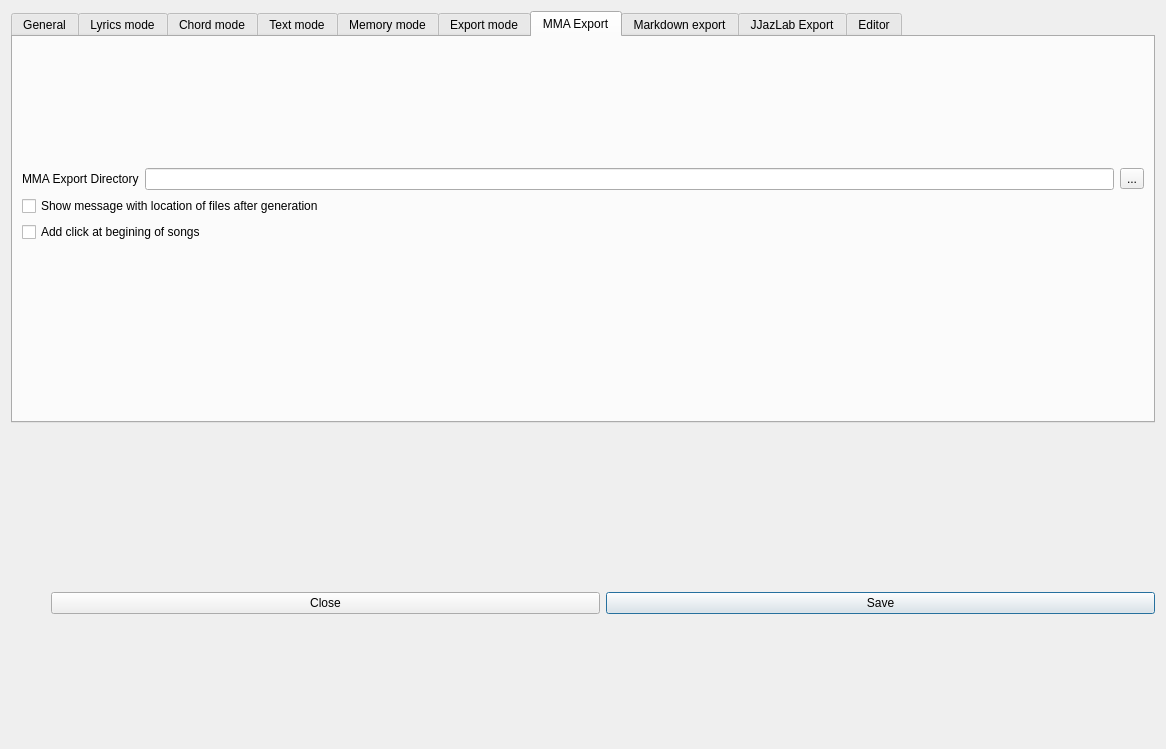
<?xml version="1.0" encoding="UTF-8"?>
<ui version="4.0">
 <class>DialogConfiguration</class>
 <widget class="QDialog" name="DialogConfiguration">
  <property name="geometry">
   <rect>
    <x>0</x>
    <y>0</y>
    <width>1166</width>
    <height>749</height>
   </rect>
  </property>
  <property name="windowTitle">
   <string>Configuration</string>
  </property>
  <layout class="QVBoxLayout" name="verticalLayout_18">
   <item>
    <layout class="QVBoxLayout" name="verticalLayout_9">
     <item>
      <widget class="QTabWidget" name="tabWidget">
       <property name="toolTip">
        <string>&lt;html&gt;&lt;head/&gt;&lt;body&gt;&lt;p&gt;Allow to set general informations as default artist, default compositor, user interface language, unit &lt;/p&gt;&lt;/body&gt;&lt;/html&gt;</string>
       </property>
       <property name="currentIndex">
        <number>6</number>
       </property>
       <widget class="QWidget" name="GeneralConfig">
        <attribute name="title">
         <string>General</string>
        </attribute>
        <layout class="QVBoxLayout" name="verticalLayout_15">
         <item>
          <layout class="QHBoxLayout" name="horizontalLayout_5">
           <item>
            <layout class="QVBoxLayout" name="verticalLayout_10">
             <item>
              <layout class="QHBoxLayout" name="horizontalLayout_4">
               <item>
                <layout class="QVBoxLayout" name="verticalLayout_8">
                 <item>
                  <widget class="QLabel" name="labelInterfaceLanguage">
                   <property name="text">
                    <string> Interface language</string>
                   </property>
                  </widget>
                 </item>
                 <item>
                  <widget class="QLabel" name="labelUnit">
                   <property name="text">
                    <string>Preferred units</string>
                   </property>
                  </widget>
                 </item>
                 <item>
                  <widget class="QLabel" name="labelPDFReaderName">
                   <property name="text">
                    <string>PDF Reader program</string>
                   </property>
                  </widget>
                 </item>
                 <item>
                  <widget class="QCheckBox" name="checkBoxInternalPDFReader">
                   <property name="text">
                    <string>Internal PDF reader</string>
                   </property>
                   <property name="checked">
                    <bool>true</bool>
                   </property>
                  </widget>
                 </item>
                 <item>
                  <widget class="QLabel" name="labelArtistName">
                   <property name="text">
                    <string>Default artist name</string>
                   </property>
                  </widget>
                 </item>
                 <item>
                  <widget class="QLabel" name="labelComposerName">
                   <property name="text">
                    <string>Default composer name</string>
                   </property>
                  </widget>
                 </item>
                 <item>
                  <widget class="QLabel" name="labelLyricistName">
                   <property name="text">
                    <string>Default lyricist name</string>
                   </property>
                  </widget>
                 </item>
                 <item>
                  <widget class="QLabel" name="labelArrangerName">
                   <property name="text">
                    <string>Default arranger name</string>
                   </property>
                  </widget>
                 </item>
                 <item>
                  <widget class="QLabel" name="labelChordTextColor">
                   <property name="text">
                    <string>Chord text color</string>
                   </property>
                  </widget>
                 </item>
                 <item>
                  <widget class="QLabel" name="labelTagsXColor">
                   <property name="text">
                    <string>Tags text color</string>
                   </property>
                  </widget>
                 </item>
                </layout>
               </item>
               <item>
                <layout class="QVBoxLayout" name="verticalLayout_2">
                 <item>
                  <widget class="QComboBox" name="comboBoxInterfaceLanguage"/>
                 </item>
                 <item>
                  <widget class="QComboBox" name="comboBoxUnit">
                   <item>
                    <property name="text">
                     <string>mm</string>
                    </property>
                   </item>
                   <item>
                    <property name="text">
                     <string>cm</string>
                    </property>
                   </item>
                   <item>
                    <property name="text">
                     <string>in</string>
                    </property>
                   </item>
                  </widget>
                 </item>
                 <item>
                  <layout class="QHBoxLayout" name="horizontalLayout_3">
                   <item>
                    <widget class="QLineEdit" name="lineEditPDFReaderName"/>
                   </item>
                   <item>
                    <widget class="QToolButton" name="toolButtonPDFReaderName">
                     <property name="text">
                      <string>...</string>
                     </property>
                    </widget>
                   </item>
                  </layout>
                 </item>
                 <item>
                  <widget class="QLabel" name="label">
                   <property name="text">
                    <string/>
                   </property>
                  </widget>
                 </item>
                 <item>
                  <widget class="QLineEdit" name="lineEditArtistName"/>
                 </item>
                 <item>
                  <widget class="QLineEdit" name="lineEditComposerName"/>
                 </item>
                 <item>
                  <widget class="QLineEdit" name="lineEditLyricistName"/>
                 </item>
                 <item>
                  <widget class="QLineEdit" name="lineEditArrangerName"/>
                 </item>
                 <item>
                  <widget class="ColorButton" name="toolButtonChordTextColor">
                   <property name="text">
                    <string>...</string>
                   </property>
                  </widget>
                 </item>
                 <item>
                  <widget class="ColorButton" name="toolButtonTagsTextColor">
                   <property name="text">
                    <string>...</string>
                   </property>
                  </widget>
                 </item>
                </layout>
               </item>
              </layout>
             </item>
             <item>
              <spacer name="verticalSpacer">
               <property name="orientation">
                <enum>Qt::Orientation::Vertical</enum>
               </property>
               <property name="sizeHint" stdset="0">
                <size>
                 <width>20</width>
                 <height>40</height>
                </size>
               </property>
              </spacer>
             </item>
            </layout>
           </item>
           <item>
            <spacer name="horizontalSpacer_2">
             <property name="orientation">
              <enum>Qt::Orientation::Vertical</enum>
             </property>
             <property name="sizeHint" stdset="0">
              <size>
               <width>40</width>
               <height>20</height>
              </size>
             </property>
            </spacer>
           </item>
          </layout>
         </item>
        </layout>
       </widget>
       <widget class="QWidget" name="LyricsMode">
        <attribute name="title">
         <string>Lyrics mode</string>
        </attribute>
        <layout class="QVBoxLayout" name="verticalLayout_3">
         <item>
          <widget class="LyricsConfig" name="lyricsConfig" native="true"/>
         </item>
        </layout>
       </widget>
       <widget class="QWidget" name="ChordModeConfig">
        <attribute name="title">
         <string>Chord mode</string>
        </attribute>
        <layout class="QVBoxLayout" name="verticalLayout_4">
         <item>
          <widget class="ChordConfig" name="chordConfig" native="true"/>
         </item>
        </layout>
       </widget>
       <widget class="QWidget" name="TextModeConfig">
        <attribute name="title">
         <string>Text mode</string>
        </attribute>
        <layout class="QVBoxLayout" name="verticalLayout_5">
         <item>
          <widget class="TextConfig" name="textConfig" native="true"/>
         </item>
        </layout>
       </widget>
       <widget class="QWidget" name="MemoryModeConfig">
        <attribute name="title">
         <string>Memory mode</string>
        </attribute>
        <layout class="QVBoxLayout" name="verticalLayout_11">
         <item>
          <layout class="QHBoxLayout" name="horizontalLayout_2">
           <item>
            <layout class="QVBoxLayout" name="verticalLayout_6">
             <item>
              <widget class="FormMemoryInfo" name="widgetMemory" native="true"/>
             </item>
             <item>
              <spacer name="verticalSpacer_2">
               <property name="orientation">
                <enum>Qt::Orientation::Vertical</enum>
               </property>
               <property name="sizeHint" stdset="0">
                <size>
                 <width>20</width>
                 <height>40</height>
                </size>
               </property>
              </spacer>
             </item>
            </layout>
           </item>
           <item>
            <spacer name="horizontalSpacer_3">
             <property name="orientation">
              <enum>Qt::Orientation::Vertical</enum>
             </property>
             <property name="sizeHint" stdset="0">
              <size>
               <width>40</width>
               <height>20</height>
              </size>
             </property>
            </spacer>
           </item>
          </layout>
         </item>
        </layout>
       </widget>
       <widget class="QWidget" name="ExportModeConfig">
        <attribute name="title">
         <string>Export mode</string>
        </attribute>
        <layout class="QVBoxLayout" name="verticalLayout_14">
         <item>
          <layout class="QHBoxLayout" name="horizontalLayout_14">
           <item>
            <widget class="QLabel" name="labelExplanation">
             <property name="text">
              <string>You can define export process to web page for example or other format needed</string>
             </property>
            </widget>
           </item>
           <item>
            <widget class="QPushButton" name="pushButtonLoadFormat">
             <property name="text">
              <string>Load</string>
             </property>
            </widget>
           </item>
           <item>
            <widget class="QPushButton" name="pushButtonSaveDefaultFormat">
             <property name="text">
              <string>Save  as default</string>
             </property>
            </widget>
           </item>
           <item>
            <widget class="QPushButton" name="pushButtonSaveFormat">
             <property name="text">
              <string>Save </string>
             </property>
            </widget>
           </item>
          </layout>
         </item>
         <item>
          <widget class="QScrollArea" name="scrollArea">
           <property name="widgetResizable">
            <bool>true</bool>
           </property>
           <widget class="QWidget" name="scrollAreaWidgetContents">
            <property name="geometry">
             <rect>
              <x>0</x>
              <y>0</y>
              <width>1108</width>
              <height>1038</height>
             </rect>
            </property>
            <layout class="QVBoxLayout" name="verticalLayout_13">
             <item>
              <widget class="QSplitter" name="splitter">
               <property name="orientation">
                <enum>Qt::Orientation::Horizontal</enum>
               </property>
               <widget class="QWidget" name="layoutWidget">
                <layout class="QVBoxLayout" name="verticalLayout_22">
                 <item>
                  <widget class="QLabel" name="labelCovertTitle">
                   <property name="text">
                    <string>Cover title ($cover_title)</string>
                   </property>
                  </widget>
                 </item>
                 <item>
                  <widget class="QLabel" name="labelCoverSubtitle">
                   <property name="text">
                    <string>Covert subtitle ($covert_subtitle)</string>
                   </property>
                  </widget>
                 </item>
                 <item>
                  <widget class="QLabel" name="labelTitle">
                   <property name="text">
                    <string>Title ($title)</string>
                   </property>
                  </widget>
                 </item>
                 <item>
                  <widget class="QLabel" name="labelsubtitle">
                   <property name="text">
                    <string>Subtitle ($subtitle)</string>
                   </property>
                  </widget>
                 </item>
                 <item>
                  <widget class="QLabel" name="labelCopyright">
                   <property name="text">
                    <string>Copyright ($copyright)</string>
                   </property>
                  </widget>
                 </item>
                 <item>
                  <widget class="QLabel" name="labelVersion">
                   <property name="text">
                    <string>Version ($version)</string>
                   </property>
                  </widget>
                 </item>
                 <item>
                  <widget class="QLabel" name="labelTempo">
                   <property name="text">
                    <string>Tempo ($tempo)</string>
                   </property>
                  </widget>
                 </item>
                 <item>
                  <widget class="QLabel" name="labelColumns">
                   <property name="text">
                    <string>Columns ($columns)</string>
                   </property>
                  </widget>
                 </item>
                 <item>
                  <widget class="QLabel" name="labelTime">
                   <property name="text">
                    <string>Time ($time)</string>
                   </property>
                  </widget>
                 </item>
                 <item>
                  <widget class="QLabel" name="labelColumnBreak">
                   <property name="text">
                    <string>Column break ($column_break)</string>
                   </property>
                  </widget>
                 </item>
                 <item>
                  <widget class="QLabel" name="labelStartOfSolo">
                   <property name="text">
                    <string>Start of solo ($start_of_solo)</string>
                   </property>
                  </widget>
                 </item>
                 <item>
                  <widget class="QLabel" name="labelEndOfSolo">
                   <property name="text">
                    <string>End of solo ($end_of_solo)</string>
                   </property>
                  </widget>
                 </item>
                 <item>
                  <widget class="QLabel" name="labelStartOfChorus">
                   <property name="text">
                    <string>Start of chorus ($start_of_chorus)</string>
                   </property>
                  </widget>
                 </item>
                 <item>
                  <widget class="QLabel" name="labelEndOfChorus">
                   <property name="text">
                    <string>End of chorus ($end_of_chorus)</string>
                   </property>
                  </widget>
                 </item>
                 <item>
                  <widget class="QLabel" name="labelStartOfVerse">
                   <property name="text">
                    <string>Start of verse ($start_of_verse)</string>
                   </property>
                  </widget>
                 </item>
                 <item>
                  <widget class="QLabel" name="labelEndOfVerse">
                   <property name="text">
                    <string>End of verse ($end_of_verse)</string>
                   </property>
                  </widget>
                 </item>
                 <item>
                  <widget class="QLabel" name="labelStartOfGrid">
                   <property name="text">
                    <string>Start of grid ($start_of_grid)</string>
                   </property>
                  </widget>
                 </item>
                 <item>
                  <widget class="QLabel" name="labelEndOfGrid">
                   <property name="text">
                    <string>End of grid ($end_of_grid)</string>
                   </property>
                  </widget>
                 </item>
                 <item>
                  <widget class="QLabel" name="labelNewPage">
                   <property name="text">
                    <string>New page ($new_page)</string>
                   </property>
                  </widget>
                 </item>
                 <item>
                  <widget class="QLabel" name="labelComposer">
                   <property name="text">
                    <string>Composer ($composer)</string>
                   </property>
                  </widget>
                 </item>
                 <item>
                  <widget class="QLabel" name="labelLyricist">
                   <property name="text">
                    <string>Lyricist ($lyricist)</string>
                   </property>
                  </widget>
                 </item>
                 <item>
                  <widget class="QLabel" name="labelArranger">
                   <property name="text">
                    <string>Arranger ($arranger)</string>
                   </property>
                  </widget>
                 </item>
                 <item>
                  <widget class="QLabel" name="labelArtist">
                   <property name="text">
                    <string>Artist ($artist)</string>
                   </property>
                  </widget>
                 </item>
                 <item>
                  <widget class="QLabel" name="labelAlbum">
                   <property name="text">
                    <string>Album ($album)</string>
                   </property>
                  </widget>
                 </item>
                 <item>
                  <widget class="QLabel" name="labelYear">
                   <property name="text">
                    <string>Year ($year)</string>
                   </property>
                  </widget>
                 </item>
                 <item>
                  <widget class="QLabel" name="labelDuration">
                   <property name="text">
                    <string>Duration ($duration)</string>
                   </property>
                  </widget>
                 </item>
                 <item>
                  <widget class="QLabel" name="labelKey">
                   <property name="text">
                    <string>Key ($key)</string>
                   </property>
                  </widget>
                 </item>
                 <item>
                  <widget class="QLabel" name="labelNewSong">
                   <property name="text">
                    <string>New Song ($new_song)</string>
                   </property>
                  </widget>
                 </item>
                 <item>
                  <widget class="QLabel" name="labelAutomaticallyAddedAtBeginOfPage">
                   <property name="text">
                    <string>AutomaticallyAddedAtBeginOfPage ($automatically_..._of_page)</string>
                   </property>
                  </widget>
                 </item>
                 <item>
                  <widget class="QLabel" name="labelAutomaticallyAddedAtEndOfPage">
                   <property name="text">
                    <string>AutomaticallyAddedAtEndOfPage ($automatically_..._of_page)</string>
                   </property>
                  </widget>
                 </item>
                 <item>
                  <widget class="QLabel" name="labelAutomaticallyAddedAtBeginOfDocument">
                   <property name="text">
                    <string>AutomaticallyAddedAtBeginOfDocument ($automatically_.._of_document)</string>
                   </property>
                  </widget>
                 </item>
                 <item>
                  <widget class="QLabel" name="labelAutomaticallyAddedAtEndOfDocument">
                   <property name="text">
                    <string>AutomaticallyAddedAtEnOfDocument ($automatically_..._document)</string>
                   </property>
                  </widget>
                 </item>
                </layout>
               </widget>
               <widget class="QWidget" name="layoutWidget">
                <layout class="QVBoxLayout" name="verticalLayout_12">
                 <item>
                  <widget class="QLineEdit" name="lineEditcover_title">
                   <property name="text">
                    <string/>
                   </property>
                  </widget>
                 </item>
                 <item>
                  <widget class="QLineEdit" name="lineEditcover_subtitle">
                   <property name="text">
                    <string/>
                   </property>
                  </widget>
                 </item>
                 <item>
                  <widget class="QLineEdit" name="lineEdittitle">
                   <property name="text">
                    <string/>
                   </property>
                  </widget>
                 </item>
                 <item>
                  <widget class="QLineEdit" name="lineEditsubtitle">
                   <property name="text">
                    <string/>
                   </property>
                  </widget>
                 </item>
                 <item>
                  <widget class="QLineEdit" name="lineEditcopyright">
                   <property name="text">
                    <string/>
                   </property>
                  </widget>
                 </item>
                 <item>
                  <widget class="QLineEdit" name="lineEditversion">
                   <property name="text">
                    <string/>
                   </property>
                  </widget>
                 </item>
                 <item>
                  <widget class="QLineEdit" name="lineEdittempo">
                   <property name="text">
                    <string/>
                   </property>
                  </widget>
                 </item>
                 <item>
                  <widget class="QLineEdit" name="lineEditcolumns">
                   <property name="text">
                    <string/>
                   </property>
                  </widget>
                 </item>
                 <item>
                  <widget class="QLineEdit" name="lineEdittime">
                   <property name="text">
                    <string/>
                   </property>
                  </widget>
                 </item>
                 <item>
                  <widget class="QLineEdit" name="lineEditcolumn_break">
                   <property name="text">
                    <string/>
                   </property>
                  </widget>
                 </item>
                 <item>
                  <widget class="QLineEdit" name="lineEditstart_of_solo"/>
                 </item>
                 <item>
                  <widget class="QLineEdit" name="lineEditend_of_solo"/>
                 </item>
                 <item>
                  <widget class="QLineEdit" name="lineEditstart_of_chorus"/>
                 </item>
                 <item>
                  <widget class="QLineEdit" name="lineEditend_of_chorus"/>
                 </item>
                 <item>
                  <widget class="QLineEdit" name="lineEditstart_of_verse"/>
                 </item>
                 <item>
                  <widget class="QLineEdit" name="lineEditend_of_verse"/>
                 </item>
                 <item>
                  <widget class="QLineEdit" name="lineEditstart_of_grid"/>
                 </item>
                 <item>
                  <widget class="QLineEdit" name="lineEditend_of_grid"/>
                 </item>
                 <item>
                  <widget class="QLineEdit" name="lineEditnew_page"/>
                 </item>
                 <item>
                  <widget class="QLineEdit" name="lineEditcomposer"/>
                 </item>
                 <item>
                  <widget class="QLineEdit" name="lineEditlyricist"/>
                 </item>
                 <item>
                  <widget class="QLineEdit" name="lineEditarranger"/>
                 </item>
                 <item>
                  <widget class="QLineEdit" name="lineEditartist"/>
                 </item>
                 <item>
                  <widget class="QLineEdit" name="lineEditalbum"/>
                 </item>
                 <item>
                  <widget class="QLineEdit" name="lineEdityear"/>
                 </item>
                 <item>
                  <widget class="QLineEdit" name="lineEditduration"/>
                 </item>
                 <item>
                  <widget class="QLineEdit" name="lineEditkey"/>
                 </item>
                 <item>
                  <widget class="QLineEdit" name="lineEditnew_song"/>
                 </item>
                 <item>
                  <widget class="QLineEdit" name="lineEditautomatically_added_at_begin_of_page"/>
                 </item>
                 <item>
                  <widget class="QLineEdit" name="lineEditautomatically_added_at_end_of_Page"/>
                 </item>
                 <item>
                  <widget class="QLineEdit" name="lineEditautomatically_added_at_begin_of_document"/>
                 </item>
                 <item>
                  <widget class="QLineEdit" name="lineEditautomatically_added_at_and_of_document"/>
                 </item>
                </layout>
               </widget>
              </widget>
             </item>
            </layout>
           </widget>
          </widget>
         </item>
        </layout>
       </widget>
       <widget class="QWidget" name="MMAConfig">
        <attribute name="title">
         <string>MMA Export</string>
        </attribute>
        <layout class="QHBoxLayout" name="horizontalLayout_11">
         <item>
          <layout class="QVBoxLayout" name="verticalLayout_24">
           <item>
            <spacer name="verticalSpacer_7">
             <property name="orientation">
              <enum>Qt::Orientation::Vertical</enum>
             </property>
             <property name="sizeHint" stdset="0">
              <size>
               <width>20</width>
               <height>40</height>
              </size>
             </property>
            </spacer>
           </item>
           <item>
            <layout class="QVBoxLayout" name="verticalLayout_23">
             <item>
              <layout class="QHBoxLayout" name="horizontalLayout_10">
               <item>
                <widget class="QLabel" name="labelMMA">
                 <property name="text">
                  <string>MMA Export Directory</string>
                 </property>
                </widget>
               </item>
               <item>
                <widget class="QLineEdit" name="lineEditMMA"/>
               </item>
               <item>
                <widget class="QToolButton" name="toolButtonMMA">
                 <property name="text">
                  <string>...</string>
                 </property>
                </widget>
               </item>
              </layout>
             </item>
             <item>
              <layout class="QVBoxLayout" name="verticalLayout_21">
               <item>
                <widget class="QCheckBox" name="checkBoxMMAExportShowDir">
                 <property name="text">
                  <string>Show message with location of files after generation </string>
                 </property>
                </widget>
               </item>
               <item>
                <widget class="QCheckBox" name="checkBoxAddStartTempo">
                 <property name="text">
                  <string>Add click at begining of songs</string>
                 </property>
                </widget>
               </item>
               <item>
                <spacer name="horizontalSpacer_6">
                 <property name="orientation">
                  <enum>Qt::Orientation::Vertical</enum>
                 </property>
                 <property name="sizeHint" stdset="0">
                  <size>
                   <width>40</width>
                   <height>20</height>
                  </size>
                 </property>
                </spacer>
               </item>
              </layout>
             </item>
            </layout>
           </item>
           <item>
            <spacer name="verticalSpacer_8">
             <property name="orientation">
              <enum>Qt::Orientation::Vertical</enum>
             </property>
             <property name="sizeHint" stdset="0">
              <size>
               <width>20</width>
               <height>40</height>
              </size>
             </property>
            </spacer>
           </item>
          </layout>
         </item>
        </layout>
       </widget>
       <widget class="QWidget" name="MarkDownConfig">
        <attribute name="title">
         <string>Markdown export</string>
        </attribute>
        <layout class="QVBoxLayout" name="verticalLayout_17">
         <item>
          <layout class="QVBoxLayout" name="verticalLayout_16">
           <item>
            <widget class="QCheckBox" name="checkBoxSpitInSeparateFilesMarkDown">
             <property name="text">
              <string>Split in separate files</string>
             </property>
            </widget>
           </item>
           <item>
            <layout class="QHBoxLayout" name="horizontalLayout_6">
             <item>
              <widget class="QLabel" name="label_2">
               <property name="text">
                <string>Destination directory</string>
               </property>
              </widget>
             </item>
             <item>
              <widget class="QLineEdit" name="lineEditDestinationDirectoryMarkDown"/>
             </item>
             <item>
              <widget class="QToolButton" name="toolButtonDestinationDirectoryMarkDown">
               <property name="text">
                <string>...</string>
               </property>
              </widget>
             </item>
            </layout>
           </item>
           <item>
            <layout class="QHBoxLayout" name="horizontalLayout_8">
             <item>
              <widget class="QLabel" name="labelDirectortyWthMusicFiles">
               <property name="text">
                <string>Directory layout/partials/sidebar</string>
               </property>
              </widget>
             </item>
             <item>
              <widget class="QLineEdit" name="lineEditDirectoryWithMusicFilesMarkdown"/>
             </item>
             <item>
              <widget class="QToolButton" name="toolButtonDirectiyWithMusicFilesMArkDown">
               <property name="text">
                <string>...</string>
               </property>
              </widget>
             </item>
            </layout>
           </item>
           <item>
            <widget class="QCheckBox" name="checkBoxMarkDownExportShowDir">
             <property name="text">
              <string>Show message with location of files after generation </string>
             </property>
            </widget>
           </item>
           <item>
            <spacer name="verticalSpacer_3">
             <property name="orientation">
              <enum>Qt::Orientation::Vertical</enum>
             </property>
             <property name="sizeHint" stdset="0">
              <size>
               <width>20</width>
               <height>40</height>
              </size>
             </property>
            </spacer>
           </item>
          </layout>
         </item>
        </layout>
       </widget>
       <widget class="QWidget" name="JJazzLab">
        <attribute name="title">
         <string>JJazLab Export</string>
        </attribute>
        <layout class="QVBoxLayout" name="verticalLayout_20">
         <item>
          <layout class="QHBoxLayout" name="horizontalLayout_9">
           <item>
            <spacer name="horizontalSpacer_4">
             <property name="orientation">
              <enum>Qt::Orientation::Vertical</enum>
             </property>
             <property name="sizeHint" stdset="0">
              <size>
               <width>40</width>
               <height>20</height>
              </size>
             </property>
            </spacer>
           </item>
           <item>
            <layout class="QVBoxLayout" name="verticalLayout_19">
             <item>
              <spacer name="verticalSpacer_5">
               <property name="orientation">
                <enum>Qt::Orientation::Vertical</enum>
               </property>
               <property name="sizeHint" stdset="0">
                <size>
                 <width>20</width>
                 <height>40</height>
                </size>
               </property>
              </spacer>
             </item>
             <item>
              <layout class="QHBoxLayout" name="horizontalLayout_7">
               <item>
                <widget class="QLabel" name="labelJazzLab">
                 <property name="text">
                  <string>Directory to export JJazzLab files :</string>
                 </property>
                </widget>
               </item>
               <item>
                <widget class="QLineEdit" name="lineEditJazzLab"/>
               </item>
               <item>
                <widget class="QToolButton" name="JazzLabToolButton">
                 <property name="text">
                  <string>...</string>
                 </property>
                </widget>
               </item>
              </layout>
             </item>
             <item>
              <widget class="QCheckBox" name="checkBoxGetJjazzLabShowDir">
               <property name="text">
                <string>Show message with location of files after generation </string>
               </property>
              </widget>
             </item>
             <item>
              <spacer name="verticalSpacer_6">
               <property name="orientation">
                <enum>Qt::Orientation::Vertical</enum>
               </property>
               <property name="sizeHint" stdset="0">
                <size>
                 <width>20</width>
                 <height>40</height>
                </size>
               </property>
              </spacer>
             </item>
            </layout>
           </item>
           <item>
            <spacer name="horizontalSpacer_5">
             <property name="orientation">
              <enum>Qt::Orientation::Vertical</enum>
             </property>
             <property name="sizeHint" stdset="0">
              <size>
               <width>40</width>
               <height>20</height>
              </size>
             </property>
            </spacer>
           </item>
          </layout>
         </item>
        </layout>
       </widget>
       <widget class="QWidget" name="EditorConfig">
        <attribute name="title">
         <string>Editor</string>
        </attribute>
        <layout class="QVBoxLayout" name="verticalLayout_7">
         <item>
          <widget class="QWidget" name="widget" native="true">
           <layout class="QVBoxLayout" name="verticalLayout">
            <item>
             <widget class="QCheckBox" name="checkBoxOpenLastFileOnStart">
              <property name="text">
               <string>Open last file on start </string>
              </property>
             </widget>
            </item>
           </layout>
          </widget>
         </item>
        </layout>
       </widget>
      </widget>
     </item>
     <item>
      <spacer name="verticalSpacer_4">
       <property name="orientation">
        <enum>Qt::Orientation::Vertical</enum>
       </property>
       <property name="sizeHint" stdset="0">
        <size>
         <width>20</width>
         <height>40</height>
        </size>
       </property>
      </spacer>
     </item>
    </layout>
   </item>
   <item>
    <layout class="QHBoxLayout" name="horizontalLayout">
     <item>
      <spacer name="horizontalSpacer">
       <property name="orientation">
        <enum>Qt::Orientation::Vertical</enum>
       </property>
       <property name="sizeHint" stdset="0">
        <size>
         <width>40</width>
         <height>20</height>
        </size>
       </property>
      </spacer>
     </item>
     <item>
      <widget class="QPushButton" name="pushButtonClose">
       <property name="text">
        <string>Close</string>
       </property>
      </widget>
     </item>
     <item>
      <widget class="QPushButton" name="pushButtonSave">
       <property name="text">
        <string>Save</string>
       </property>
       <property name="default">
        <bool>true</bool>
       </property>
      </widget>
     </item>
    </layout>
   </item>
  </layout>
 </widget>
 <customwidgets>
  <customwidget>
   <class>LyricsConfig</class>
   <extends>QWidget</extends>
   <header>lyricsconfig.h</header>
   <container>1</container>
  </customwidget>
  <customwidget>
   <class>ChordConfig</class>
   <extends>QWidget</extends>
   <header>chordconfig.h</header>
   <container>1</container>
  </customwidget>
  <customwidget>
   <class>TextConfig</class>
   <extends>QWidget</extends>
   <header>textconfig.h</header>
   <container>1</container>
  </customwidget>
  <customwidget>
   <class>FormMemoryInfo</class>
   <extends>QWidget</extends>
   <header>formmemoryinfo.h</header>
   <container>1</container>
  </customwidget>
  <customwidget>
   <class>ColorButton</class>
   <extends>QToolButton</extends>
   <header>colorbutton.h</header>
  </customwidget>
 </customwidgets>
 <resources/>
 <connections/>
</ui>
